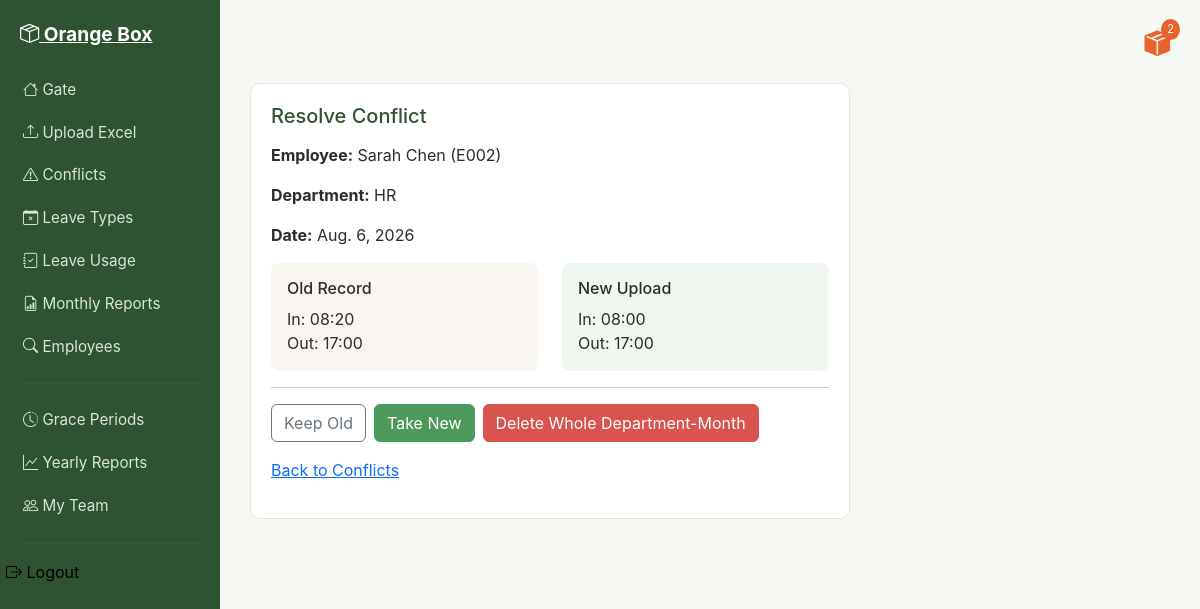
The page /conflicts/11/resolve/ (signed in) on the database its author committed.
### attendance/models.py (models this page shows, shortened)
class UploadConflict(models.Model):
    employee = models.ForeignKey(Employee, on_delete=models.CASCADE)
    date = models.DateField()
    old_check_in = models.TimeField(null=True, blank=True)
    old_check_out = models.TimeField(null=True, blank=True)
    old_status = models.CharField(max_length=50, blank=True)
    new_check_in = models.TimeField(null=True, blank=True)
    new_check_out = models.TimeField(null=True, blank=True)
    new_status = models.CharField(max_length=50, blank=True)
    old_record = models.ForeignKey(AttendanceRecord, on_delete=models.SET_NULL, null=True, blank=True)
    new_source_file = models.ForeignKey(ExcelFile, on_delete=models.CASCADE)
    status = models.CharField(max_length=50, default='open')
    resolution = models.CharField(max_length=50, blank=True)
    resolved_date = models.DateTimeField(null=True, blank=True)
    resolved_by = models.ForeignKey(AttendanceLead, on_delete=models.SET_NULL, null=True, blank=True)

class Employee(models.Model):
    employee_id = models.CharField(max_length=50, unique=True)
    name = models.CharField(max_length=150)
    sex = models.CharField(max_length=10, blank=True)
    birthday = models.DateField(null=True, blank=True)
    email = models.EmailField(unique=True, null=True, blank=True)
    phone_number = models.CharField(max_length=20, blank=True)
    department = models.ForeignKey(Department, on_delete=models.SET_NULL, null=True)
    date_added = models.DateTimeField(auto_now_add=True)

class Department(models.Model):
    name = models.CharField(max_length=100, unique=True)

### attendance/views.py (the view, shortened to what this page needs)
# urls.py: path('conflicts/<int:conflict_id>/resolve/', views.resolve_conflict, name='resolve_conflict'),
@user_passes_test(is_attendance_lead)
@login_required
def resolve_conflict(request, conflict_id):
    conflict = UploadConflict.objects.get(id=conflict_id)
    return render(request, 'attendance/resolve_conflict.html', {'conflict': conflict})

### attendance/context_processors.py (called while the page is built)
def notifications_context(request):
    if request.user.is_authenticated:
        unread = Notification.objects.filter(recipient=request.user, status='unread').order_by('-date')
        return {
            'unread_notifications': unread,
            'unread_count': unread.count()
        }
    return {'unread_notifications': [], 'unread_count': 0}

### attendance/views.py (called while the page is built)
def is_attendance_lead(user):
    return hasattr(user, 'attendancelead')

### attendance/templates/attendance/resolve_conflict.html (shortened to what this page needs)
{% extends 'attendance/base.html' %}
{% block content %}
<div class="ob-card" style="max-width:600px;">
    <h5>Resolve Conflict</h5>
    <p><strong>Employee:</strong> {{ conflict.employee.name }} ({{ conflict.employee.employee_id }})</p>
    <p><strong>Department:</strong> {{ conflict.employee.department.name }}</p>
    <p><strong>Date:</strong> {{ conflict.date }}</p>
    <div class="row mt-3">
        <div class="col-6">
            <div class="p-3" style="background:#f9f5f0; border-radius:8px;">
                <h6>Old Record</h6>
                {% if conflict.old_status == 'absent' %}
                    <p class="mb-0">Absent</p>
                {% else %}
                    <p class="mb-0">In: {{ conflict.old_check_in|time:"H:i" }}<br>Out: {{ conflict.old_check_out|time:"H:i" }}</p>
                {% endif %}
            </div>
        </div>
        <div class="col-6">
            <div class="p-3" style="background:#f0f7f0; border-radius:8px;">
                <h6>New Upload</h6>
                {% if conflict.new_status == 'absent' %}
                    <p class="mb-0">Absent</p>
                {% else %}
                    <p class="mb-0">In: {{ conflict.new_check_in|time:"H:i" }}<br>Out: {{ conflict.new_check_out|time:"H:i" }}</p>
                {% endif %}
            </div>
        </div>
    </div>
    <hr>
    <form method="post" class="d-flex gap-2 flex-wrap">
        <button type="submit" name="action" value="keep_old" class="btn btn-outline-secondary">Keep Old</button>
        <button type="submit" name="action" value="take_new" class="btn btn-ob-save">Take New</button>
        <button type="submit" name="action" value="delete_department_month" class="btn btn-ob-danger">Delete Whole Department-Month</button>
    </form>
    <p class="mt-3"><a href="{% url 'conflict_list' %}">Back to Conflicts</a></p>
</div>
{% endblock %}

### static/css/style.css (style rules this page uses)
:root { --ob-bg: #f4f7f2; --ob-sidebar: #2f5233; --ob-sidebar-active: #4C9A5B; --ob-accent: #E8622C; --ob-accent-hover: #c94f20; --ob-green: #4C9A5B; --ob-yellow: #E8B93C; --ob-red: #D9534F; --ob-text: #2c2c2c; --ob-muted: #7a7a7a; --ob-card: #ffffff; --ob-border: #e1e6de; }
body { background-color: var(--ob-bg); color: var(--ob-text); font-family: -apple-system, "Segoe UI", Roboto, Arial, sans-serif; }
.ob-card { background-color: var(--ob-card); border: 1px solid var(--ob-border); border-radius: 10px; padding: 20px; margin-bottom: 20px; }
.ob-card h5 { margin-bottom: 15px; color: var(--ob-sidebar); }
.btn-ob-save { background-color: var(--ob-green); border-color: var(--ob-green); color: #fff; }
.btn-ob-danger { background-color: var(--ob-red); border-color: var(--ob-red); color: #fff; }

### rows shown on the page
UploadConflict: employee.name "Sarah Chen", employee.employee_id "E002", employee.department.name "HR", date "Aug. 6, 2026", old_check_in "08:20", old_check_out "17:00", new_check_in "08:00", new_check_out "17:00"

### other values the page prints
{{ unread_count }} "2"
